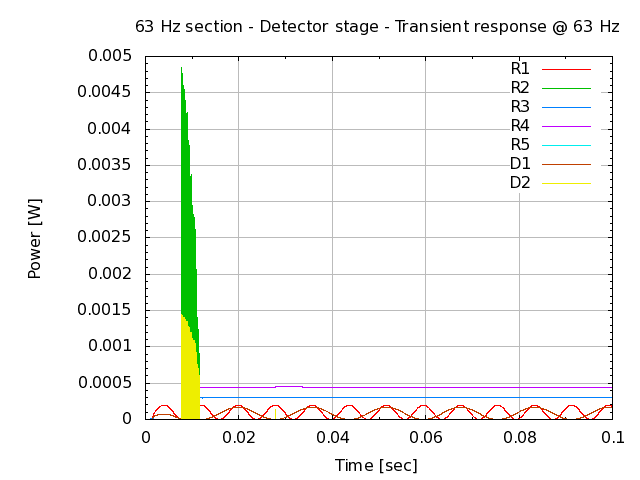

This figure's gnuplot source:
# setup terminal
set term png

# setup graph
set output "26.000.00.02.26.png"
set title "63 Hz section - Detector stage - Transient response @ 63 Hz"

# setup Y-axis
set grid ytics lt 1 lw 1 lc rgb "#bbbbbb"
set mytics
set ylabel "Power [W]"

# setup X-axis
set grid xtics lt 1 lw 1 lc rgb "#bbbbbb"
set mxtics
set xrange [0:0.1]
set xlabel "Time [sec]"

# setup plot style
set style data lines
plot '26.000.00.02.26.dat' using 1:2 title "R1", \
     '26.000.00.02.26.dat' using 1:3 title "R2", \
     '26.000.00.02.26.dat' using 1:4 title "R3", \
     '26.000.00.02.26.dat' using 1:5 title "R4", \
     '26.000.00.02.26.dat' using 1:6 title "R5", \
     '26.000.00.02.26.dat' using 1:7 title "D1", \
     '26.000.00.02.26.dat' using 1:8 title "D2"

# set output back to default
set output

# reset terminal type
set terminal pop
